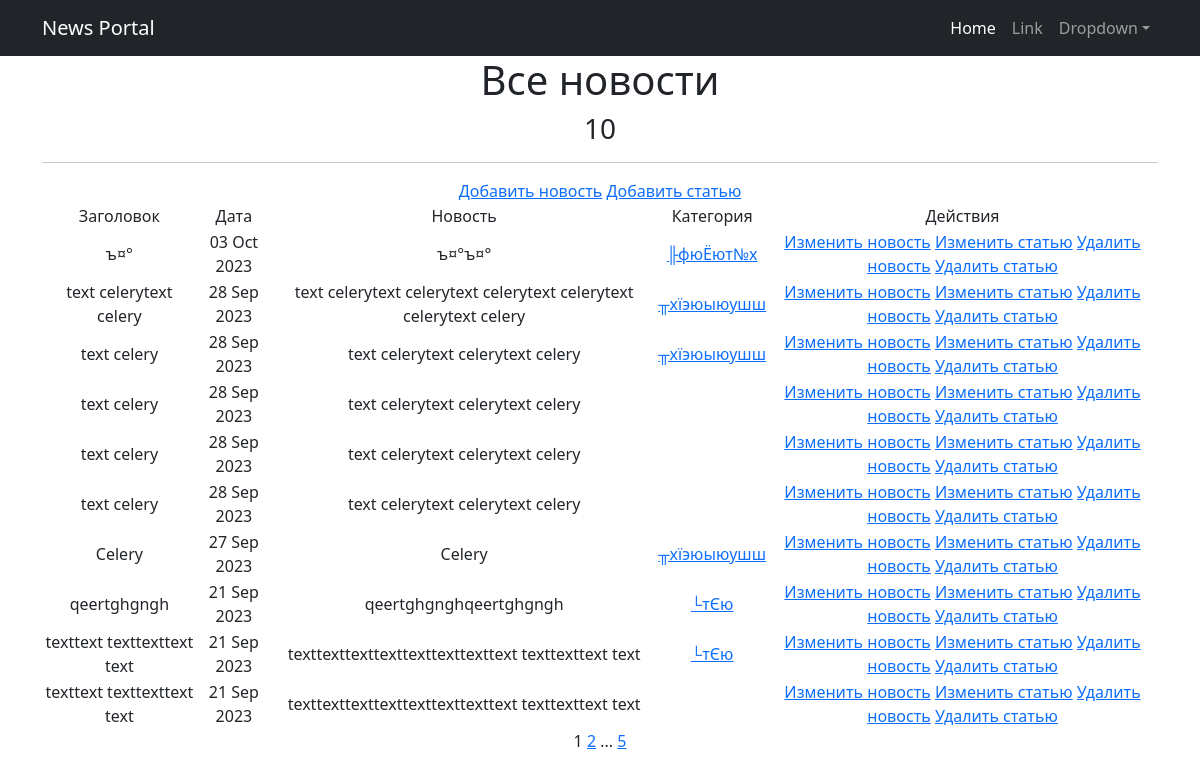
The app's page /news/ (signed in) with its own data.
### news/models.py (models this page shows, shortened)
class Post(models.Model):
    author = models.ForeignKey(Author, on_delete=models.CASCADE)
    NEWS = 'NW'
    ARTICL = 'AR'
    CATEGORY_CHOICES = (
        (NEWS, 'Новость'),
        (ARTICL, 'Статья'),
    )
    categoryType = models.CharField(max_length=2, choices=CATEGORY_CHOICES, default=ARTICL)
    dateCreation = models.DateTimeField(auto_now_add=True)
    postCategory = models.ManyToManyField(Category, through='PostCategory')
    title = models.CharField(max_length=128)
    text = models.TextField()
    rating = models.SmallIntegerField(default=0)

class Category(models.Model):
    name = models.CharField(max_length=64, unique=True)
    subscribers = models.ManyToManyField(User, related_name='categories')
    def __str__(self):
        return f'{self.name}'

### news/views.py (the view)
# urls.py: path('', cache_page(60)(NewsList.as_view()), name='news_list'),
class NewsList(ListView):
    model = Post
    ordering = '-dateCreation'
    template_name = 'posts.html'
    context_object_name = 'posts'
    paginate_by = 10

### news/templatetags/custom_filters.py (called while the page is built)
@register.filter()
def censor(sentence):
    text = sentence.split()
    for i, word in enumerate(text):
        if word in bad_words:
            text[i] = word[0] + '***'
    return ' '.join(text)

### news/templatetags/custom_tags.py (called while the page is built)
@register.simple_tag(takes_context=True)
def url_replace(context, **kwargs):
   d = context['request'].GET.copy()
   for k, v in kwargs.items():
       d[k] = v
   return d.urlencode()

### templates/posts.html (shortened to what this page needs)
{% extends 'flatpages/default.html' %}
{% load custom_filters %}
{% load custom_tags %}
{% block content %}
   <h1>Все новости</h1>
   <h3>{{ posts|length }}</h3>
   <hr>
    {% if request.user.is_authenticated %}
    <a href="{% url 'nw_create' %}">Добавить новость</a>
    <a href="{% url 'ar_create' %}">Добавить статью</a>
    {% endif %}
       <table>
           <tr>
               <td>Заголовок</td>
               <td>Дата</td>
               <td>Новость</td>
                {% if request.user.is_authenticated %}
                <td>Категория</td>
                <td>Действия</td>
                {% endif %}
           </tr>
           {% for post in posts %}
           <tr>
               <td>{{ post.title|censor }}</td>
               <td>{{ post.dateCreation|date:'d M Y' }}</td>
               <td>{{ post.text|truncatewords:20|censor }}</td>
               {% load cache %}
                    {% cache 30 sidebar %}
               <td>
                   {% for category in post.postCategory.all %}
                   <a href="{% url 'category_list' category.id %}">{{ category }}</a>
                   {% endfor %}
               </td>
               <td>
                   {% if request.user.is_authenticated %}
                   <a href="{% url 'nw_update' pk=post.id %}">Изменить новость</a>
                   <a href="{% url 'ar_update' pk=post.id %}">Изменить статью</a>
                   {% endif %}
                   {% if request.user.is_authenticated %}
                   <a href="{% url 'nw_delete' post.id %}">Удалить новость</a>
                   <a href="{% url 'ar_delete' post.id %}">Удалить статью</a>
                   {% endif %}
               </td>
                    {% endcache %}
           </tr>
           {% endfor %}
       </table>
   {{ page_obj.number }}
   {% if page_obj.has_next %}
       <a href="?{% url_replace page=page_obj.next_page_number %}">{{ page_obj.next_page_number }}</a>
       {% if paginator.num_pages != page_obj.next_page_number %}
           ...
           <a href="?{% url_replace page=page_obj.paginator.num_pages %}">{{ page_obj.paginator.num_pages }}</a>
       {% endif %}
   {% endif %}
{% endblock content %}

### records on screen
Post: title|censor "ъ¤°", dateCreation "03 Oct 2023", text|censor "ъ¤°ъ¤°"
Category: name "╟фюЁют№х"
Post: title|censor "text celerytext celery", dateCreation "28 Sep 2023", text|censor "text celerytext celerytext celerytext celerytext celerytext celery"
Category: name "╥хїэюыюушш"
Post: title|censor "text celery", dateCreation "28 Sep 2023", text|censor "text celerytext celerytext celery"
Post: title|censor "text celery", dateCreation "28 Sep 2023", text|censor "text celerytext celerytext celery"
Post: title|censor "text celery", dateCreation "28 Sep 2023", text|censor "text celerytext celerytext celery"
Post: title|censor "text celery", dateCreation "28 Sep 2023", text|censor "text celerytext celerytext celery"
Post: title|censor "Celery", dateCreation "27 Sep 2023", text|censor "Celery"
Post: title|censor "qeertghgngh", dateCreation "21 Sep 2023", text|censor "qeertghgnghqeertghgngh"
Category: name "└тЄю"
Post: title|censor "texttext texttexttext text", dateCreation "21 Sep 2023", text|censor "texttexttexttexttexttexttexttext texttexttext text"
Post: title|censor "texttext texttexttext text", dateCreation "21 Sep 2023", text|censor "texttexttexttexttexttexttexttext texttexttext text"

### other values on screen
{{ posts|length }} "10"
{{ page_obj.number }} "1"
{{ page_obj.next_page_number }} "2"
{{ page_obj.paginator.num_pages }} "5"
